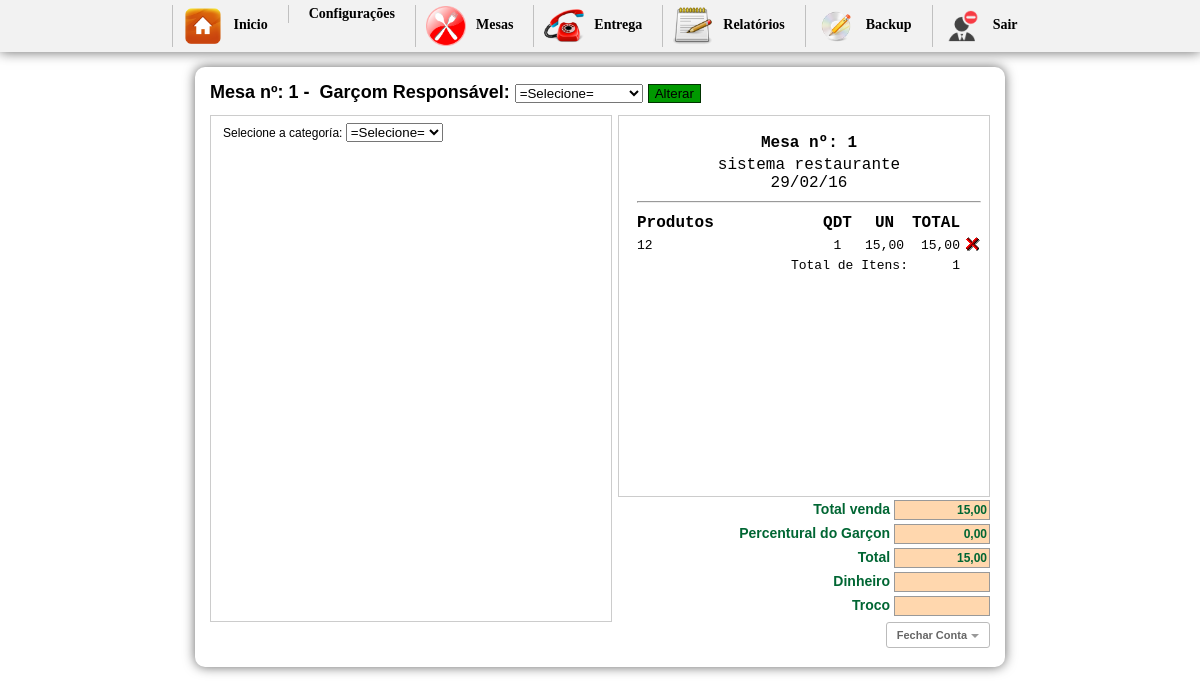
The page /inicio.php?btn=vendermesa&id_mesa=1&idGarcon=0 (signed in) on the database its author committed.
### tables this page shows
CREATE TABLE `config` (
  `id_conf` int(30) NOT NULL,
  `empresa` varchar(200) NOT NULL,
  `telefone` varchar(30) NOT NULL,
  `pgarcon` int(10) NOT NULL,
  `ativo` int(2) NOT NULL
);

CREATE TABLE `tbl_carrinho` (
  `id` int(11) NOT NULL AUTO_INCREMENT,
  `cod` int(11) NOT NULL,
  `nome` varchar(150) NOT NULL,
  `preco` varchar(10) NOT NULL,
  `qtd` int(11) NOT NULL,
  `comanda` int(200) NOT NULL,
  `data` date NOT NULL,
  `time` time NOT NULL,
  `id_mesa` int(30) NOT NULL,
  `situacao` int(2) NOT NULL,
  `idGarcon` varchar(200) NOT NULL,
  `status` int(1) NOT NULL,
  `destino` int(1) NOT NULL,
  `entregue` int(1) NOT NULL,
  `feito` int(1) NOT NULL,
  PRIMARY KEY (`id`)
);

### vendamesa.php (the view, shortened to what this page needs)
<?php
$numero = $_GET['id_mesa'];
?>
<?php
  $sql1 = mysql_query("SELECT * FROM mesa WHERE numero='$numero'") or die(mysql_error());
  $cont1 = mysql_fetch_array($sql1);
  $sit = $cont1['situacao'];
  ?>
<h1>
<form action="" method="post" enctype="multipart/form-data">
Mesa nº: <?php echo $numero ?>&nbsp-&nbsp;
Garçom Responsável: <select name="nomeGarcon">
<option value="0">=Selecione=</option>
</select>
<?php if($sit == "0"){?>
<input name="ok" type="submit" value="Abrir mesa" style="background-color: #F30; border:1px solid #9B0000;" />
<?php }else{ ?>
<input name="ok" type="submit" value="Alterar" style=" background-color:#090; border:1px solid #030;" />
<?php } ?>
</form>
</h1>
<div id="boxprodutos"><br/>
<?php if($sit == "1"){
include "selecionacat.php";
} ?>
</div>
<div id="box">
	<div id="comentarios">
    <table width="100%" border="0" class="inputs">
  <tr>
 <?php $n = mysql_query("SELECT * FROM config");
 	$a = mysql_fetch_array($n);
 ?>
  <td align="center" style="font-size:16px;"><strong>Mesa nº: <?php echo $numero ?></strong></td>
  </tr>
  <tr>
    <td align="center" style="font-size:16px;"><?php echo $a['empresa'] ?><br/> <?php echo date("d/m/y") ?></td>
    </tr>
    <tr>
    <td><hr/></td>
    </tr>
</table>
    <table width="100%">
    <tr>
	  <td  style="font-size:16px;"><strong>Produtos</strong></td>
      <td width="13%" align="center" style="font-size:16px;"><strong>QDT</strong></td>
      <td width="15%" align="center" style="font-size:16px;"><strong>UN</strong></td>
	  <td align="center" style="font-size:16px;"><strong>TOTAL</strong></td>
	  <td align="center">&nbsp;</td>
	  </tr>
	<?php
	$carrinho = mysql_query("SELECT *, SUM(qtd) AS qt,SUM(preco) AS pr FROM tbl_carrinho WHERE id_mesa='$numero' AND situacao='1' GROUP BY cod") or die(		mysql_error());
	$contar = mysql_num_rows($carrinho);
	if($contar == 0){
		echo "";
	}else{
		while($res = mysql_fetch_array($carrinho)){
			$id           	= $res['id'];
			$nome  			= $res['nome'];
			$preco       	= $res['pr'];
			$qtd		 	= $res['qt'];
			$unitario		= $res['preco'];
			$id_mesa		= $res['id_mesa'];
			$itens +=$qtd;
			$total += $preco;
	?>
	<tr class="fontcomanda">
    <td width="60%" align="left">
    <a href="cozinha.php?id_mesa=<?php echo $id_mesa ?>&nome=<?php echo $nome; ?>"  title="Imprimir"
    onclick="Cozinha(this.href,'nomeJanela','350','600','yes');return false" class="fontcomanda"><?php echo $nome; ?></a>
    </td>
    <td align="center" ><?php echo $qtd; ?> </td>
    <td align="center" ><?php echo  str_replace(".",",",$unitario); ?></td>
    <td width="10%" align="right"><?php echo number_format($preco, 2, ',', '.'); ?></td>
    <td width="2%" align="right">
    <a href="inicio.php?btn=vendermesa&retira=produto&id=<?php echo $id ?>&id_mesa=<?php echo $numero ?>"><img src="imagens/icone_delete.gif" width="17" height="18" border="0" /></a>
    </td>
    </tr>
     <?php
		}
	}
	?>
	<tr class="fontcomanda">
	  <td colspan="3" align="right">Total de Itens:</td>
	  <td align="right"><?php echo $itens ?></td>
	  <td align="right">&nbsp;</td>
	  </tr>
    </table>
 <div id="formulario">
    <?php $totals = number_format($total, 2, ',', '.'); ?>
<form name="formulario" action="" method="post" enctype="multipart/form-data">
            <span class="valores">Total venda </span>
        <input name="total" type="text" value="<?php echo $totals ?>" size="8" maxlength="6" class="calc" readonly="true"/><br/>
        	<?php
			$g = mysql_query("SELECT * FROM config") or die(mysql_error());
			$w = mysql_fetch_array($g);
			$ativo = $w['ativo'];
			$percentual = $w['pgarcon'];
			if($ativo == 1){
			$porcento_garcon = $percentual;
			}else{
			$porcento_garcon = 0;
			}
				$pgarcon = $total * $porcento_garcon / 100;
				$somatotal = $total + $pgarcon;
			?>
                <span class="valores">Percentural do Garçon </span>
                <input name="garconP" type="text" class="calc" id="garconP" value="<?php echo number_format($pgarcon, 2, ',', '.'); ?>"/><br/>
                <span class="valores">Total </span>
                <input name="somatotal" type="text" class="calc" id="somatotal" value="<?php echo number_format($somatotal, 2, ',', '.'); ?>"/><br/>
        <span class="valores">Dinheiro </span>
        <input name="dinheiro" type="text" size="8"  class="calc" onkeyup="javascript:operacao('')" id="dinheiro-1"/><br/>
            <span class="valores">Troco </span>
            <input name="troco" type="text" class="calc" size="8" maxlength="8" readonly="true"/><br/>
      </form>
      <br/>
      <?php
	  $mesas = $_GET['id_mesa'];
	  ?>
      <a href="imprimemesa.php?id_mesa=<?php echo $mesas;?>&pgarcon=<?php echo $pgarcon?>&somatotal=<?php echo $somatotal ?>"
  onclick="NovaJanela(this.href,'nomeJanela','750','600','yes');return false" class="button">
  Fechar Conta</a>
      </div>
  </div>
</div>

### css/css.css (style rules this page uses)
body { margin-left: 0px;margin-top: 0px;margin-right: 0px;margin-bottom: 0px; background-color:#FFF; font-family:Verdana, Geneva, sans-serif; font-size:12px; }
h1 { font-size:18px; margin-top:0; }
#boxprodutos { width:400px; height:500px; margin:0 auto; border:1px solid #ccc; float:left; background:#FFF; padding-bottom:5px; overflow:auto }
#box { width:370px; margin:0 auto; border:1px solid #ccc; float:right; font:10px "Courier New", Courier, monospace; background:#FFF; }
.fontcomanda { font-size:13px; }
.fontcomanda a:link { font:10px "Courier New", Courier, monospace; font-size:13px; text-decoration:none;color:#000; }
#comentarios { width:350px; height:350px;overflow: auto; padding:15px; }
#formulario { position:absolute; width:300px; height:115px; top:498px; font-size:10px; text-align:right; margin-left:56px; }
.calc { border:1px solid #999; height:16px; width:90px; font-family:Verdana, Geneva, sans-serif; font-size:12px; font-weight:bold; color:#063; background:#FFD7AE; margin:2px 0 2px 0; text-align:right; }
.valores { font-size:10px; font-family:Verdana, Geneva, sans-serif; font-size:14px; font-weight:bold; color:#063; }
.button { border: 1px solid #BBB; border-radius: 3px; text-shadow: 0 1px 1px white; -webkit-box-shadow: 0 1px 1px #fff; -moz-box-shadow: 0 1px 1px #fff; box-shadow: 0 1px 1px #fff; font: bold 11px Sans-Serif; padding: 6px 10px; white-space: nowrap; vertical-align: middle; color: #666; background: transparent; cursor: pointer; margin-top:3px; text-decoration:none; }
.button:after { content: ""; display: inline-block; width: 0; height: 0; border-top: 4px solid #999; border-left: 4px solid transparent; border-right: 4px solid transparent; margin: 0 0 0 4px; position: relative; top: -1px; text-decoration:none; }

### rows shown on the page
config: empresa "sistema restaurante", garconP "0,00", somatotal "15,00"
tbl_carrinho: nome "12", qtd "1", preco "15,00"

### other values the page prints
$numero "1"
$itens "1"
